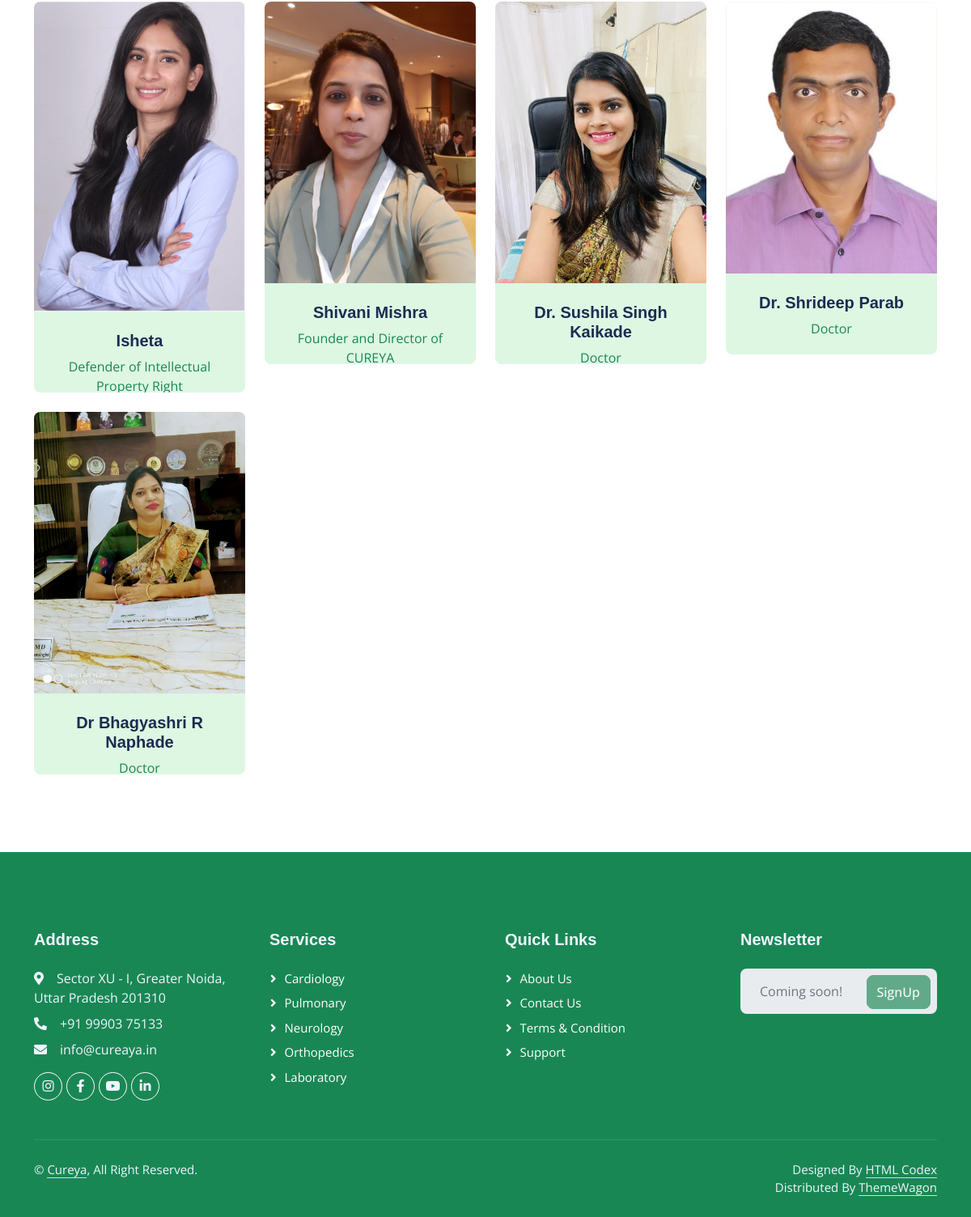
The page /team/ (lower part) on the database as committed earlier.
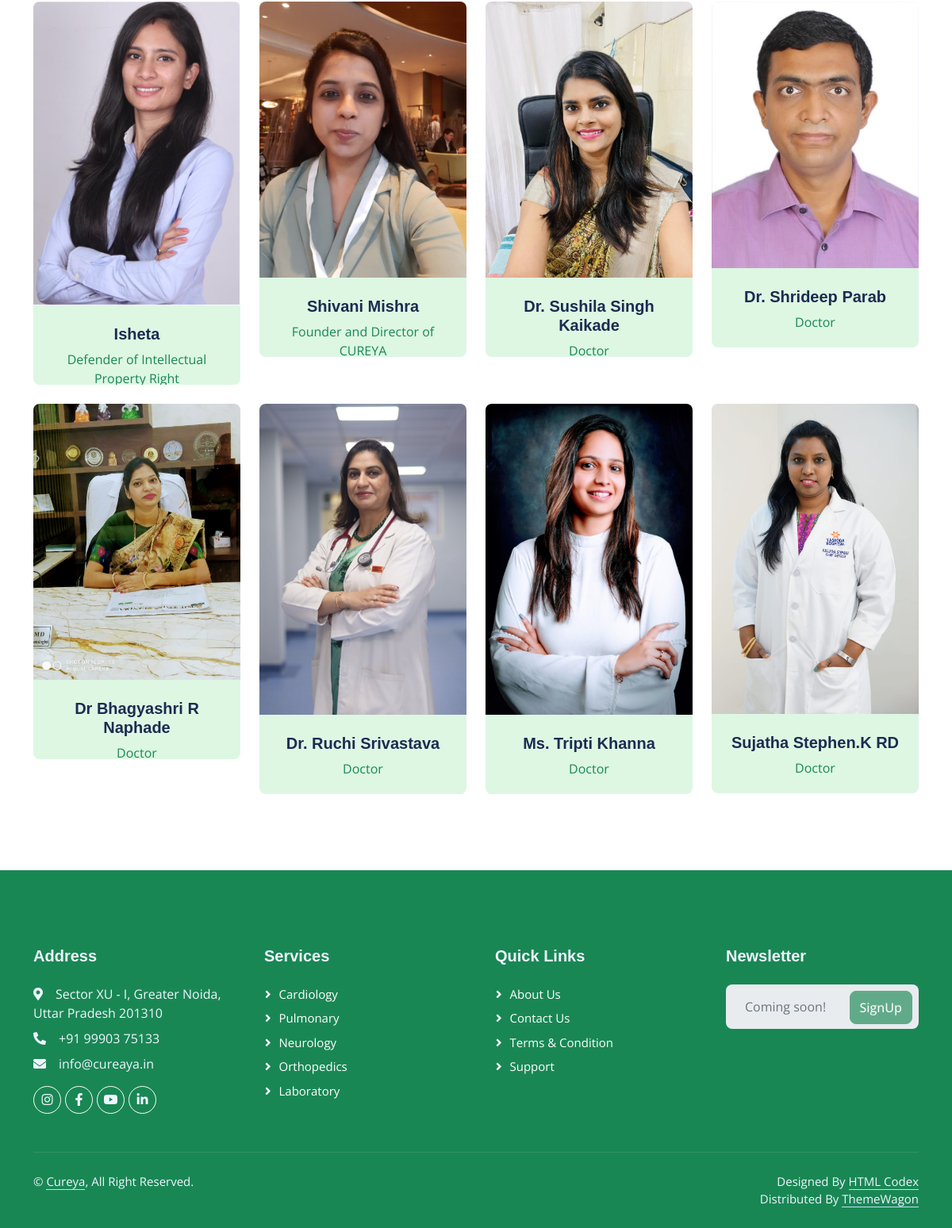
The same page on the database as committed later.
### cureya/models.py (models this page shows, shortened)
class TeamMember(models.Model):
    id = models.UUIDField(
        primary_key=True,
        default=uuid.uuid4,
        editable=False)
    name = models.CharField(max_length=60)
    experience_years = models.IntegerField(default=0)
    photo = models.ImageField(upload_to='team/')
    designation = models.CharField(max_length=40)
    priority = models.IntegerField(default=3)
    is_visible = models.BooleanField(default=True)
    created_at = models.DateTimeField(auto_now_add=True)
    updated_at = models.DateTimeField(auto_now=True)

### cureya/views.py (the view)
# urls.py: path('team/', team),
def team(request: ASGIRequest):
    team_members = TeamMember.objects.filter(is_visible=True).order_by('-priority')
    return render(request, 'team.html', {'team': team_members})

### templates/team.html (shortened to what this page needs)
{% extends 'partials/_base.html' %}
{% load static %}
{% block content %}
    <div class="container-xxl py-5">
        <div class="container">
            <div class="row g-4">
                {% for team_member in team %}
                <div class="col-lg-3 col-md-6 wow fadeInUp" data-wow-delay="0.1s">
                    <div class="team-item position-relative rounded overflow-hidden">
                        <div class="overflow-hidden">
                            <img class="img-fluid" src="{{ team_member.photo.url }}" alt="">
                        </div>
                        <div class="appoint team-text  text-center p-4">
                            <h5>{{team_member.name}}</h5>
                            <p class="text-success">{{team_member.designation}}</p>
                        </div>
                    </div>
                </div>
                {% endfor %}
            </div>
        </div>
    </div>
{% endblock %}

Rows that differ between the two databases and show on the page:
added TeamMember: photo (picture), name "Dr. Ruchi Srivastava", designation "Doctor"
added TeamMember: photo (picture), name "Ms. Tripti Khanna", designation "Doctor"
added TeamMember: photo (picture), name "Sujatha Stephen.K RD", designation "Doctor"
